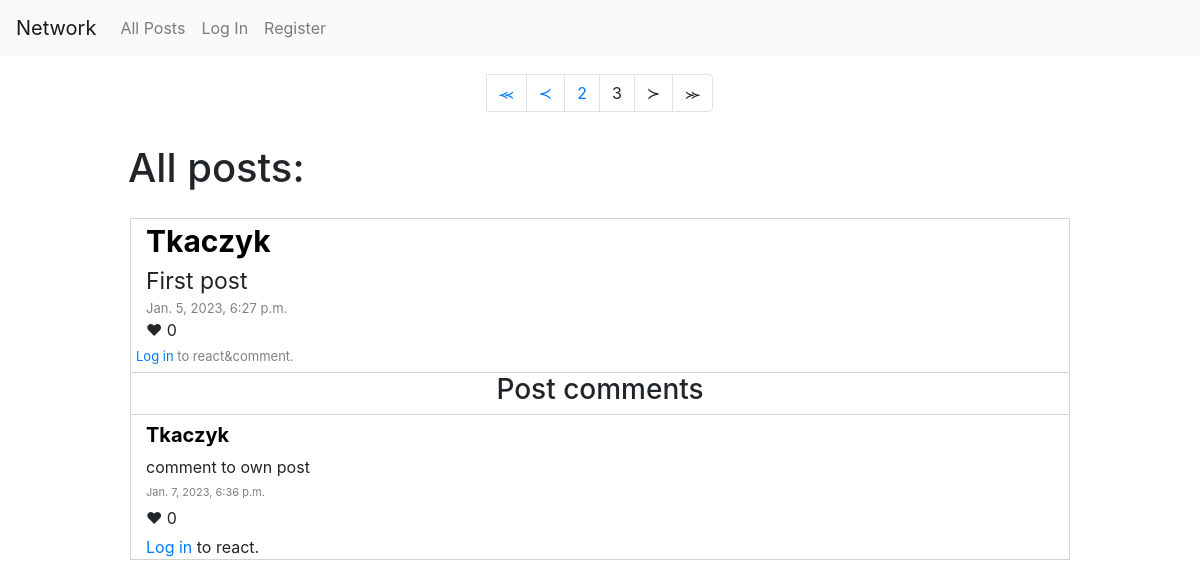
/?page=3, run on the app's committed database.
### network/models.py (models this page shows)
class Post(models.Model):
    owner = models.ForeignKey(User, on_delete=models.CASCADE, related_name="post_owner", default=None)
    timestamp = models.DateTimeField(default=None)
    content = models.CharField(max_length=2500, default=None)
    likes = models.ManyToManyField(User, blank=True, related_name="likers")

class User(AbstractUser):
    followers = models.ManyToManyField("self", blank=True, related_name="followers")
    following = models.ManyToManyField("self", blank=True, related_name="following")

class Comments(models.Model):
    post_id = models.ForeignKey(Post, on_delete=models.CASCADE, related_name="post_id", default=None)
    owner = models.ForeignKey(User, on_delete=models.CASCADE, related_name="comment_owner", default=None)
    timestamp = models.DateTimeField(default=None)
    likes = models.ManyToManyField(User, blank=True, related_name="comment_likers")
    content = models.CharField(max_length=1000, default=None, null=True)

### network/views.py (the view)
# urls.py: path("", views.index, name="index"),
def index(request):
    posts = Post.objects.all().order_by('-timestamp')
    paginator = Paginator(posts, 10)
    comments = Comments.objects.all().order_by('-timestamp')
    page_number = request.GET.get('page')
    page_obj = paginator.get_page(page_number)
    return render(request, "network/index.html", {
        "posts": page_obj,
        "number": paginator.num_pages,
        "site": "index",
        "comments": comments
    })

### network/templates/network/index.html (shortened to what this page needs)
{% extends "network/layout.html" %}
{% block body %}
    <div class="d-flex align-items-center flex-column">
        <div class="d-flex flex-column" id="posts_container">
            {% if number > 1 %}
                <nav class="navbar sticky-top justify-content-center" aria-label="Page navigation example" style="margin-top: 10px;">
                    <ul class="pagination">
                        {% if posts.has_previous %}
                            <li>
                                <a class="page-link" href="?page=1">&Pr;</a>
                            </li>
                                <li class="pagination justyify-content-center">
                                <a class="page-link" href="?page={{ posts.previous_page_number }}" tabindex="-1" aria-disabled="true">&pr;</a>
                            </li>
                            <li class="page-item">
                                <a class="page-link" href="?page={{ posts.previous_page_number }}">{{ posts.number|add:"-1" }}</a>
                            </li>
                        {% endif %}
                        <li class="page-item">
                            <a class="page-link" aria-disabled="true">{{ posts.number }}</a>
                        </li>
                        {% if posts.has_next %}
                            <li class="page-item">
                                <a class="page-link" href="?page={{ posts.next_page_number }}" aria-disabled="false">{{ posts.number|add:"1" }}</a>
                            </li>
                            <li class="page-item">
                                <a class="page-link" href="?page={{ posts.next_page_number }}">&sc;</a>
                            </li>
                            <li class="page-item">
                                <a class="page-link" aria-label="Next" href="?page={{ posts.paginator.num_pages }}">
                                    <span aria-hidden="true">&Sc;</span>
                                </a>
                            </li>
                        {% else %}
                            <li class="page-item">
                                <a class="page-link" aria-disabled="true">&sc;</a>
                            </li>
                            <li class="page-item">
                                <a class="page-link" aria-label="Next" aria-disabled="true">
                                    <span aria-hidden="true">&Sc;</span>
                                </a>
                            </li>
                        {% endif %}
                    </ul>
                </nav>
            {% endif %}
            <div class="p-2">
                <h1>All posts:</h1>
            </div>
            {% if posts %}
                {% for post in posts %}
                    <div class="post">
                        <div id="post_author">
                            <a href="{% url 'profil' username=post.owner %}" style="color: black;"><strong>{{ post.owner }}</strong></a>
                        </div>
                        <div id="post_content">
                            <div class="post_content_view" id="post_content_view_post{{ post.id }}">
                                {{ post.content }}
                            </div>
                        </div>
                        <div id="post_timestamp">
                            {{ post.timestamp }}
                        </div>
                        {% if user.is_authenticated %}
                            <div class="d-flex" id="post{{ post.id }}_likes">
                                {% if user in post.likes.all %}
                                    <div class="liked" id="{{ post.id }}"></div>
                                {% else %}
                                    <div class="not_liked" id="{{ post.id }}"></div>
                                {% endif %}
                                {{ post.likes.count }}
                            </div>
                            <form method="POST" class="form-inline" action="{% url 'comment' post_id=post.id%}">
                                {% csrf_token %}
                                <input hidden name="site_name" value="{{ site }}">
                                <input required type="text" class="form-control" name="comment_content" placeholder="Add a comment..." style="width: 30%; margin: 10px;">
                                <button type="submit" class="btn btn-secondary">Comment</button>
                            </form>
                        {% else %}
                            <div class="d-flex" id="post{{ post.id }}_likes">
                                    ♥ {{ post.likes.count }}
                            </div>
                            <div id="post_timestamp" style="margin: 5px;">
                                <a href="{% url 'login' %}">Log in</a> to react&comment.
                            </div>
                        {% endif %}
                        <div class="comments" style="margin: 0;">
                            <span style="text-align: center;">
                               <h3>Post comments</h3>
                            </span>
                            {% for comment in comments %}
                                {% if comment.post_id == post %}
                                    <div class="comment">
                                        <div id="comment_owner" style="font-size: 20px;">
                                            <a href="{% url 'profil' username=comment.owner %}" style="color: black;"><strong>{{ comment.owner }}</strong></a>
                                        </div>
                                        <div id="comment_content">
                                            {{ comment.content }}
                                        </div>
                                        <div id="comment_timestamp">
                                            {{ comment.timestamp }}
                                        </div>
                                        {% if user.is_authenticated %}
                                            <div class="d-flex" id="comment{{ comment.pk }}_likes">
                                                {% if user in comment.likes.all %}
                                                    <div class="comment_liked" id="{{ comment.pk }}"></div>
                                                {% else %}
                                                    <div class="comment_not_liked" id="{{ comment.pk }}"></div>
                                                {% endif %}
                                                {{ comment.likes.count }}
                                            </div>
                                        {% else %}
                                            <div class="d-flex" id="post{{ post.id }}_likes">
                                                    ♥ {{ comment.likes.count }}
                                            </div>
                                            <a href="{% url 'login' %}">Log in</a> to react.
                                        {% endif %}
                                    </div>
                                {% endif %}
                            {% endfor %}
                        </div>
                    </div>
                {% endfor %}
            {% endif %}
        </div>
    </div>
{% endblock %}

### network/static/network/styles.css (style rules this page uses)
#posts_container { width: 80vw; }
.post { border: 1px solid; border-color: lightgray; margin: 10px; }
div.post > * { margin-left: 15px; }
#post_author { font-size: 30px; }
#post_timestamp { font-size: 13px; color: gray; }
#post_content { font-size: 23px; }
.comments { width: 100%; border-top: 1px solid; border-color: lightgray; }
.comment { width: 100%; border-top: 1px solid; border-color: lightgray; }
div.comment > * { margin-left: 15px; margin-top: 5px; margin-bottom: 5px; }
#comment_timestamp { font-size: 11px; color: gray; }

### data on the page
Post: owner "Tkaczyk", content "First post", timestamp "Jan. 5, 2023, 6:27 p.m.", likes.count "0"
Comments: owner "Tkaczyk", content "comment to own post", timestamp "Jan. 7, 2023, 6:36 p.m.", likes.count "0"

### other printed values
{{ posts.number|add:"-1" }} "2"
{{ posts.number }} "3"
